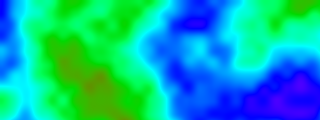
Frame 1 (no input)
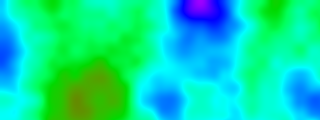
Frame 60 (no input)
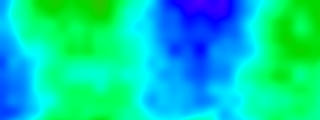
Frame 120 (the mouse pressed at the canvas centre since frame 60)

The p5.js sketch that drew these frames (run headless with seeded random() and noise() and a simulated clock; from frame 60 on, the mouse is pressed at the canvas centre):

// p5.js sketch
// ── sketch.js
// The Nature of Code, Exercise 0.8
// Solution by Rick Sidwell, modified by Tuan
// http://natureofcode.com

// Controls
let octavesSlider;
let falloffSlider;
let xoffSlider;
let yoffSlider;
let speed = 0.0;

function setup() {
  createCanvas(320, 120);
  colorMode(HSB);
  createControls(160);
}

function draw() {
  noiseDetail(octavesSlider.value(), falloffSlider.value());
  const xoffValue = xoffSlider.value();
  const yoffValue = yoffSlider.value();

  // Tell p5 we will work with pixels
  loadPixels();

  let xoff = 0.0;
  // Updating pixels with perlin noise
  for (let x = 0; x < width; x++) {
    let yoff = 0.0;

    for (let y = 0; y < height; y++) {
      // Calculating brightness value for noise
      const bright = map(noise(xoff, yoff, speed), 0, 1, 0, 255);
      //Calculating hue value for noise
      const hu = map(noise(xoff, yoff, speed), 0, 1, 0, 360);
      const col = color(hu, 100, bright);
      set(x, y, col);
      yoff += yoffValue;
    }
    xoff += xoffValue;
  }

  //speed animates the noise
  speed += 0.01;
  updatePixels();
}

function createControls(ypos) {
  let xpos = 0;

  cpTitle = createP("Perlin Noise");
  cpTitle.position(xpos, ypos - 30);
  cpTitle.style("font-size", "14pt");
  cpTitle.style("font-weight", "bold");
  xpos += 120;

  randomizeButton = createButton("Randomize");
  randomizeButton.position(xpos, ypos - 30);
  randomizeButton.mousePressed(randomizeButtonClicked);

  xpos = 0;
  octavesTitle = createP("Octaves");
  octavesTitle.position(xpos, ypos);
  xpos += 60;

  octavesSlider = createSlider(1, 10, 4, 1);
  octavesSlider.position(xpos, ypos);
  octavesSlider.size(80);
  xpos += 100;

  falloffTitle = createP("Falloff");
  falloffTitle.position(xpos, ypos);
  xpos += 50;

  falloffSlider = createSlider(0, 1, 0.5, 0);
  falloffSlider.position(xpos, ypos);
  falloffSlider.size(80);
  xpos += 100;

  xoffTitle = createP("xoff");
  xoffTitle.position(xpos, ypos);
  xpos += 30;

  xoffSlider = createSlider(0.01, 0.1, 0.01, 0.01);
  xoffSlider.position(xpos, ypos);
  xoffSlider.size(80);
  xpos += 100;

  yoffTitle = createP("yoff");
  yoffTitle.position(xpos, ypos);
  xpos += 30;

  yoffSlider = createSlider(0.01, 0.1, 0.01, 0.01);
  yoffSlider.position(xpos, ypos);
  yoffSlider.size(80);
  xpos += 100;
}

function randomizeButtonClicked() {
  noiseSeed(random(0, 1000000));
}

// ── style.css
html,
body {
  margin: 0;
  padding: 0;
}
canvas {
  display: block;
}
p,
input {
  vertical-align: middle;
  margin: 0;
}
